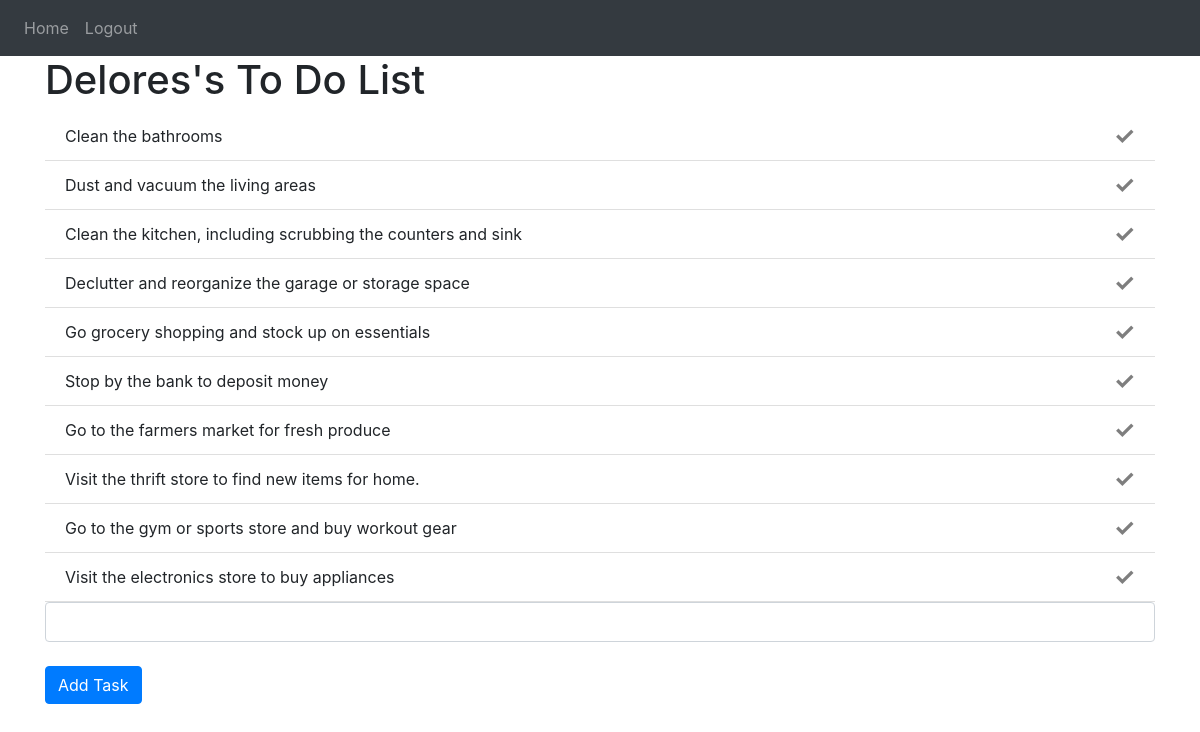
Screenshot of / (signed in) with the database file from the repository.
### website/models.py (models this page shows)
class User(db.Model, UserMixin):
    id = db.Column(db.Integer, primary_key=True)
    email = db.Column(db.String(150), unique=True)
    password = db.Column(db.String(150))  # Max len is 150 for password
    first_name = db.Column(db.String(150))  # Max len is 150 for name
    notes = db.relationship('Note')

class Note(db.Model):
    id = db.Column(db.Integer, primary_key=True)
    data = db.Column(db.String(10000))
    date = db.Column(db.DateTime(timezone=True), default=func.now())
    user_id = db.Column(db.Integer, db.ForeignKey('user.id'))

### website/views.py (the view, shortened to what this page needs)
@views.route('/', methods=['GET', 'POST'])  # Decorator
@login_required
def home():  # This function will run when we go to /
    return render_template("home.html", user=current_user)

### website/__init__.py (called while the page is built)
def create_app():
    app = Flask(__name__)
    app.config['SECRET_KEY'] = 'supersecretkey'
    app.config['SQLALCHEMY_DATABASE_URI'] = f'sqlite:///{DB_NAME}'
    db.init_app(app)
    from .views import views
    from .auth import auth
    app.register_blueprint(views, url_prefix="/")  # / means no prefix
    app.register_blueprint(auth, url_prefix="/")
    from .models import User, Note
    create_database(app)
    login_manager = LoginManager()
    login_manager.login_view = 'auth.login'
    login_manager.init_app(app)
    @login_manager.user_loader
    def load_user(id):
        return User.query.get(int(id))
    return app

### website/templates/home.html
{%extends "base.html"%}
{%block title%}Home{%endblock%} {%block content%}
<h1 text-align="center">{{user.first_name}}'s To Do List</h1>
<ul class="list-group list-group-flush" id="notes">
  {%for note in user.notes %}
  <li class="list-group-item">
    {{note.data}}
    <button type="button" class="close" onclick="deleteNote({{note.id}})">
      <span aria-hidden="true">&check;</span>
    </button>
  </li>
  {%endfor%}
</ul>
<form method="POST">
  <textarea
    name="note"
    id="note"
    class="form-control"
    style="resize: none; height: 40px"
    maxlength="150"
  ></textarea>
  <br />
  <div text-align="center">
    <button type="submit" class="btn btn-primary">Add Task</button>
  </div>
</form>
{%endblock%}

### website/templates/base.html (shortened to what this page needs)
<!DOCTYPE html>
<html lang="en">
  <head>
    <link
      rel="stylesheet"
      href="https://stackpath.bootstrapcdn.com/bootstrap/4.4.1/css/bootstrap.min.css"
    />
    <link
      rel="stylesheet"
      href="https://stackpath.bootstrapcdn.com/font-awesome/4.7.0/css/font-awesome.min.css"
    />
  </head>
  <body>
    <nav class="navbar navbar-expand-lg navbar-dark bg-dark">
      <div class="collapse navbar-collapse" id="navbar">
        <div class="navbar-nav">
          {%if user.is_authenticated %}
          <a class="nav-item nav-link" id="home" href="/">Home</a>
          <a class="nav-item nav-link" id="logout" href="/logout">Logout</a>
          {%else%}
          <a class="nav-item nav-link" id="login" href="/login">Login</a>
          <a class="nav-item nav-link" id="signUp" href="/sign-up">Sign Up</a>
          {%endif%}
        </div>
      </div>
    </nav>
    <div class="container">{% block content %} {% endblock %}</div>
  </body>
</html>

### rows the page displays
User: first_name "Delores"
Note: data "Clean the bathrooms"
Note: data "Dust and vacuum the living areas"
Note: data "Clean the kitchen, including scrubbing the counters and sink"
Note: data "Declutter and reorganize the garage or storage space"
Note: data "Go grocery shopping and stock up on essentials"
Note: data "Stop by the bank to deposit money"
Note: data "Go to the farmers market for fresh produce"
Note: data "Visit the thrift store to find new items for home."
Note: data "Go to the gym or sports store and buy workout gear"
Note: data "Visit the electronics store to buy appliances"
